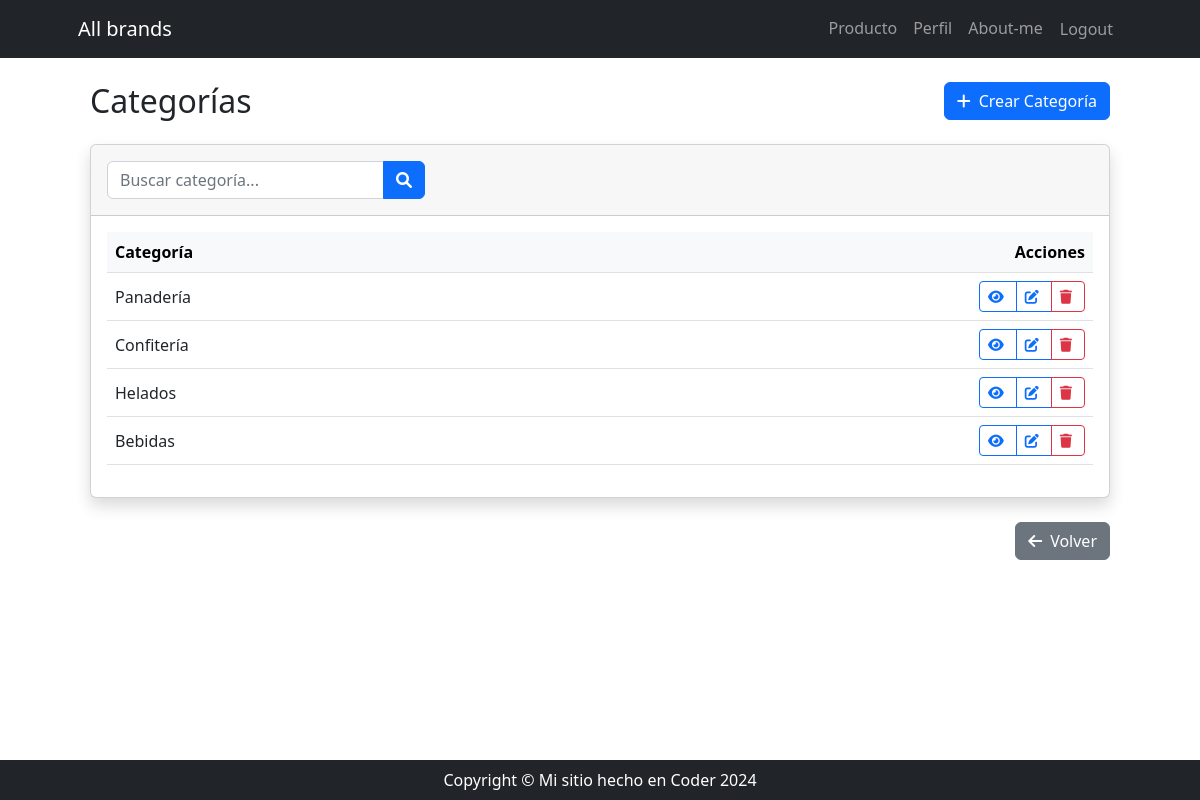
Before: /producto/categoria/list/ (signed in) with the older database file.
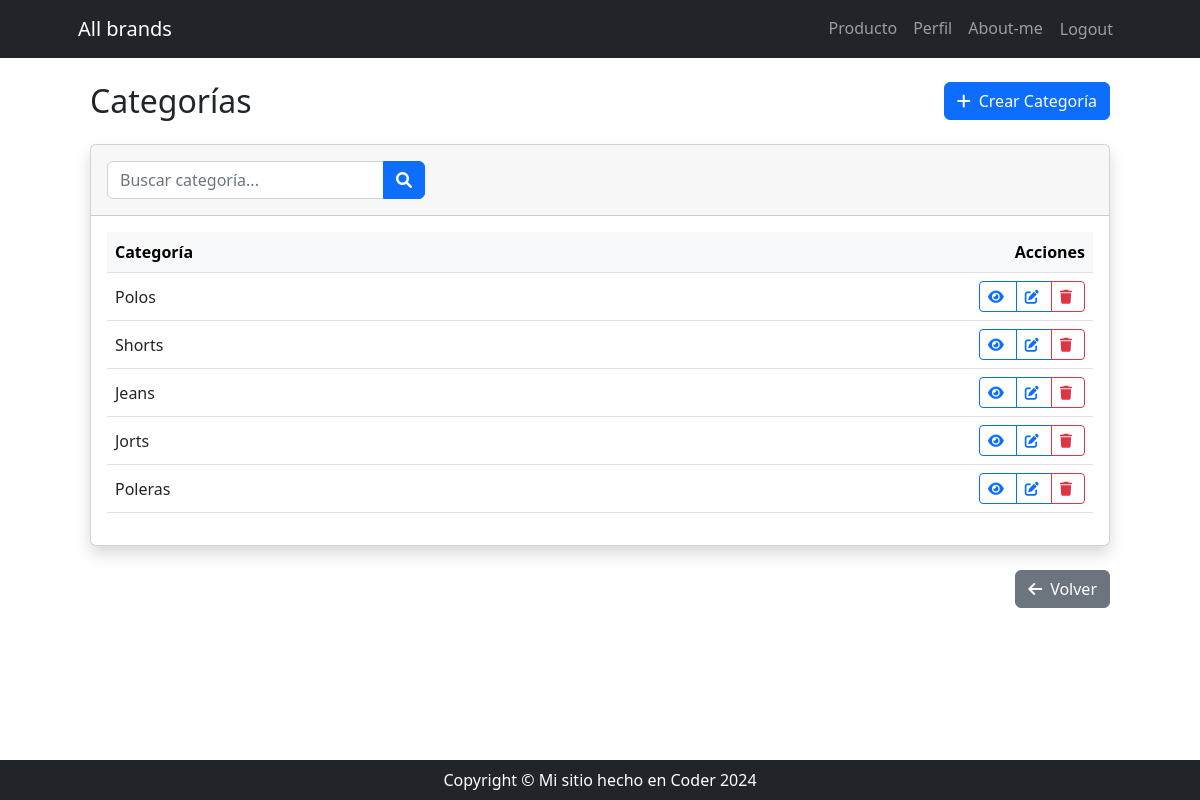
After: the same page with the newer database file.
### producto/models.py (models this page shows)
class Categoria(models.Model):
    nombre = models.CharField(max_length=255, unique=True)
    descripcion = models.TextField(blank=True, null=True, verbose_name='descripción')
    def __str__(self):
        return self.nombre
    class Meta:
        verbose_name = 'Categoría de Productos'
        verbose_name_plural = 'Categorías de Productos'

### producto/views_models/categoria.py (the view)
# urls.py: path('categoria/list/', categoria.categoria_list, name='categoria_list'),
def categoria_list(request: HttpRequest) -> HttpResponse:
    busqueda = request.GET.get('busqueda')
    if busqueda:
        queryset = Categoria.objects.filter(nombre__icontains=busqueda)
    else:
        queryset = Categoria.objects.all()
    return render(request, 'producto/categoria_list.html', {'object_list': queryset})

### producto/templates/producto/categoria_list.html (shortened to what this page needs)
{% extends 'core/base.html' %}
{% block content %}
    <div class="container-fluid py-4">
        <div class="d-sm-flex align-items-center justify-content-between mb-4">
            <h1 class="h2 mb-0 text-gray-800">Categorías</h1>
            <a href="{% url 'producto:categoria_create' %}" class="btn btn-primary">
                <i class="fas fa-plus me-2"></i>Crear Categoría
            </a>
        </div>
        <div class="card shadow mb-4">
            <div class="card-header py-3">
                <form class="row g-3 align-items-center" method="get">
                    <div class="col-12 col-md-6 col-lg-4">
                        <div class="input-group">
                            <input type="text" name="busqueda" class="form-control" placeholder="Buscar categoría..."
                                   value="{{ request.GET.busqueda }}">
                            <button type="submit" class="btn btn-primary">
                                <i class="fas fa-search"></i>
                            </button>
                        </div>
                    </div>
                </form>
            </div>
            <div class="card-body">
                <div class="table-responsive">
                    <table class="table table-hover align-middle">
                        <thead class="table-light">
                            <tr>
                                <th>Categoría</th>
                                <th class="text-end">Acciones</th>
                            </tr>
                        </thead>
                        <tbody>
                            {% for categoria in object_list %}
                                <tr>
                                    <td>{{ categoria }}</td>
                                    <td class="text-end">
                                        <div class="btn-group" role="group">
                                            <a href="{% url 'producto:categoria_detail' categoria.id %}"
                                               class="btn btn-outline-primary btn-sm">
                                                <i class="fas fa-eye"></i>
                                            </a>
                                            <a href="{% url 'producto:categoria_update' categoria.id %}"
                                               class="btn btn-outline-primary btn-sm">
                                                <i class="fas fa-edit"></i>
                                            </a>
                                            <a href="{% url 'producto:categoria_delete' categoria.id %}"
                                               class="btn btn-outline-danger btn-sm">
                                                <i class="fas fa-trash"></i>
                                            </a>
                                        </div>
                                    </td>
                                </tr>
                            {% endfor %}
                        </tbody>
                    </table>
                </div>
            </div>
        </div>
        <div class="text-end mt-3">
            <a href="{% url 'producto:index' %}" class="btn btn-secondary">
                <i class="fas fa-arrow-left me-2"></i>Volver
            </a>
        </div>
    </div>
{% endblock content %}

Changed rows visible on the page:
removed Categoria: nombre "Panadería"
removed Categoria: nombre "Confitería"
added Categoria: nombre "Polos"
changed Categoria: nombre "Helados" → "Shorts"
changed Categoria: nombre "Bebidas" → "Jeans"
added Categoria: nombre "Jorts"
added Categoria: nombre "Poleras"
